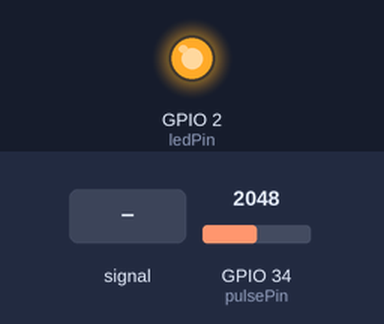
Recording of a sketch running on a simulated ESP32. On the bench: output pins drawn as LEDs (lit = HIGH). The test bench sets the inputs (shaded band); at power-on: GPIO 34 (pulsePin) = 2048 (analog values on the 0–4095 scale). WiFi joins after 1.5 s; servers stay silent unless stated; uploads are accepted with an empty reply; what the sketch prints to the serial monitor is not drawn.

Above: at 2.7 s.
2.8 s: GPIO 34 (pulsePin) fed a 200 Hz sine of ±327 counts around its level
5.8 s: GPIO 34 (pulsePin) set to 1960
8.8 s: GPIO 34 (pulsePin) set to 1872
10.3 s: GPIO 34 (pulsePin) set to 1733
At 11.0 s:
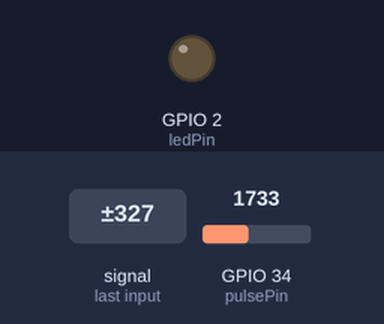
11.8 s: GPIO 34 (pulsePin) set to 1840
At 12.1 s:
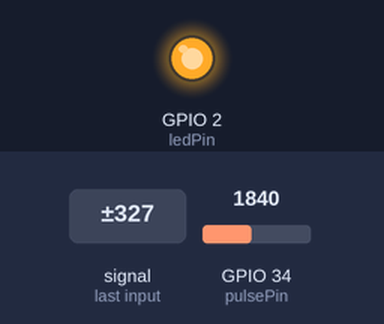
Timing chart, 0 to 14.3 s (numbered marks = the images above; inputs shaded):
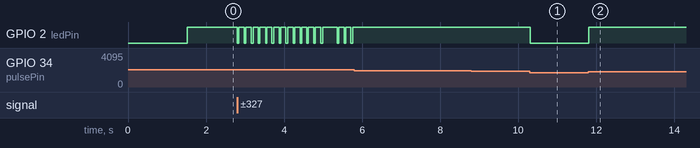

The sketch:

PulseMonitor.ino
```cpp
#include <WiFi.h>
// --- WiFi Configuration ---
const char* ssid = "OPPO F31 5G m3ua";
const char* password = "nhms9438";

// --- Backend API Configuration ---
// Use your computer's Wi-Fi IP address here, not localhost.
const String serverName = "http://10.81.79.38:8080/api/bpm/device";

// --- Device/User Configuration ---
// This email must be the same account you log in with on the website.
const String userEmail = "nirmalkrupa2006@gmail.com";

// --- Pulse Sensor Configuration ---
const int pulsePin = 34;
const int ledPin = 2;
int signalValue = 0;
int threshold = 1800;
int bpm = 0;

bool isAboveThreshold = false;
unsigned long lastBeatTime = 0;
unsigned long lastPostTime = 0;
unsigned long lastDebugTime = 0;

const unsigned long postInterval = 5000;
const unsigned long minBeatInterval = 300;
const unsigned long maxBeatInterval = 2000;
const unsigned long debugInterval = 1000;

void setup() {
  Serial.begin(115200);
  pinMode(ledPin, OUTPUT);
  analogReadResolution(12);

  Serial.println("Starting Pulse Monitor...");
  Serial.print("Configured user email: ");
  Serial.println(userEmail);
  Serial.print("Configured backend URL: ");
  Serial.println(serverName);
  Serial.print("Current threshold: ");
  Serial.println(threshold);

  WiFi.begin(ssid, password);
  Serial.println("Connecting to WiFi...");
  while (WiFi.status() != WL_CONNECTED) {
    delay(500);
    Serial.print(".");
  }

  Serial.println();
  Serial.print("Connected to WiFi. ESP32 IP: ");
  Serial.println(WiFi.localIP());
}

void loop() {
  signalValue = analogRead(pulsePin);
  unsigned long now = millis();

  if ((now - lastDebugTime) >= debugInterval) {
    Serial.print("Signal Value: ");
    Serial.print(signalValue);
    Serial.print(" | Threshold: ");
    Serial.print(threshold);
    Serial.print(" | BPM: ");
    Serial.println(bpm);
    lastDebugTime = now;
  }

  if (signalValue > threshold && !isAboveThreshold) {
    isAboveThreshold = true;
    digitalWrite(ledPin, HIGH);

    if (lastBeatTime > 0) {
      unsigned long interval = now - lastBeatTime;

      if (interval >= minBeatInterval && interval <= maxBeatInterval) {
        bpm = 60000 / interval;
        Serial.print("Beat detected. Interval: ");
        Serial.print(interval);
        Serial.print(" ms | BPM: ");
        Serial.println(bpm);
      } else {
        Serial.print("Ignored noisy beat. Interval: ");
        Serial.println(interval);
      }
    } else {
      Serial.println("First beat detected. Waiting for next beat to calculate BPM.");
    }

    lastBeatTime = now;
  }

  if (signalValue < threshold) {
    isAboveThreshold = false;
    digitalWrite(ledPin, LOW);
  }

  if ((now - lastPostTime) >= postInterval) {
    if (WiFi.status() == WL_CONNECTED) {
      if (bpm > 0) {
        sendBpmToServer(bpm);
      } else {
        Serial.println("BPM not ready yet, skipping send.");
      }
    } else {
      Serial.println("WiFi disconnected, skipping send.");
    }
    lastPostTime = now;
  }

  // --- Manual BPM Test via Serial ---
  if (Serial.available() > 0) {
    String input = Serial.readStringUntil('\n');
    input.trim();
    if (input.startsWith("TEST:")) {
      int testVal = input.substring(5).toInt();
      if (testVal > 0) {
        bpm = testVal;
        Serial.print(">>> MANUAL TEST TRIGGERED: Setting BPM to ");
        Serial.println(bpm);
        sendBpmToServer(bpm);
      }
    }
  }

  delay(10);
}

void sendBpmToServer(int currentBpm) {
  if (WiFi.status() != WL_CONNECTED) {
    Serial.println("WiFi not connected. Skipping send.");
    return;
  }

  String jsonPayload = "{\"email\":\"" + userEmail + "\",\"bpm\":" + String(currentBpm) + "}";
  WiFiClient client;
  const char* host = "10.81.79.38";
  const uint16_t port = 8080;

  Serial.println("--- Starting POST Request ---");
  Serial.print("Target Host: ");
  Serial.println(host);
  Serial.print("Target Port: ");
  Serial.println(port);
  Serial.print("ESP32 IP: ");
  Serial.println(WiFi.localIP());

  Serial.print("Payload: ");
  Serial.println(jsonPayload);

  if (!client.connect(host, port)) {
    Serial.println("FAILED. Raw socket connect() could not reach backend.");
    Serial.println("TIP: backend IP/port is still unreachable from ESP32 on this network.");
    Serial.println("--- End of Request ---");
    return;
  }

  client.print(String("POST /api/bpm/device HTTP/1.1\r\n") +
               "Host: " + host + "\r\n" +
               "Content-Type: application/json\r\n" +
               "Content-Length: " + jsonPayload.length() + "\r\n" +
               "Connection: close\r\n\r\n" +
               jsonPayload);

  unsigned long timeout = millis();
  while (client.connected() && !client.available()) {
    if (millis() - timeout > 10000) {
      Serial.println("FAILED. Timed out waiting for backend response.");
      client.stop();
      Serial.println("--- End of Request ---");
      return;
    }
    delay(10);
  }

  Serial.println("Backend response:");
  while (client.available()) {
    String line = client.readStringUntil('\n');
    Serial.println(line);
  }

  client.stop();
  Serial.println("--- End of Request ---");
}
```

Measured:
- after the input at 5.8 s, GPIO 2 (ledPin): stops changing and stays HIGH
- after the input at 8.8 s, every drawn part: stays the same
- after the input at 10.3 s, GPIO 2 (ledPin): HIGH → LOW at once
- after the input at 11.8 s, GPIO 2 (ledPin): LOW → HIGH at once
